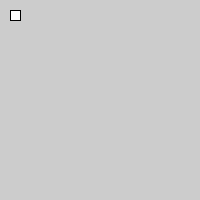
Frame 1 (no input)
Frame 60 (the mouse pressed at the canvas centre just before this capture): identical to frame 1, image omitted
Frame 120 (the mouse held since frame 60 and released just before this capture): identical to frame 1, image omitted

The Processing sketch that drew this single still picture (run headless with seeded random() and noise(); from frame 60 on, the mouse is pressed at the canvas centre):

// Processing sketch: showing_both_with_or
// ── showing_both_with_or.pde
boolean show_circle;
boolean show_square;

void setup() {
  size(200,200);
  show_square = true;
  show_circle = false;
}

void draw() {
  if (show_circle) {
     ellipse(10,10,10,10); 
  }
  if (show_square) {
    rect(10,10,10,10);
  }
  if (show_circle || show_square) {
     println("I'm showing at least one of them, not sure which one"); 
  }
}
